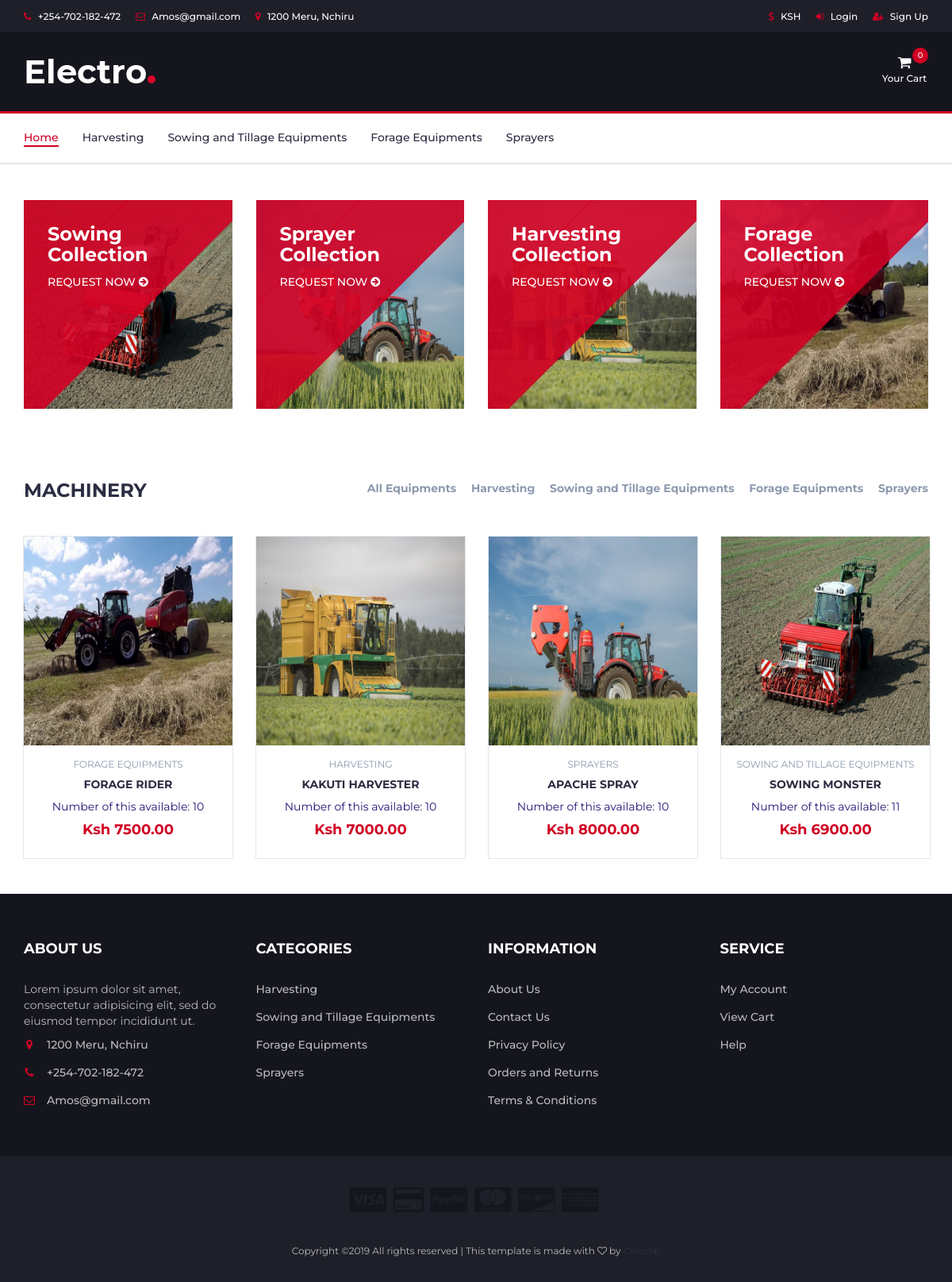
The page / on the database its author committed.
### machine/models.py (models this page shows, shortened)
class Machine(models.Model):
    category = models.ForeignKey(Category, related_name='machines', on_delete=models.CASCADE)
    name = models.CharField(max_length=50)
    slug = models.SlugField(unique_for_date='created')
    created = models.DateTimeField(auto_now_add=True)
    modified = models.DateTimeField(auto_now=True)
    image = models.ImageField(upload_to='images/%Y/%m/%d')
    price = models.DecimalField(max_digits=6, decimal_places=2)
    available = models.BooleanField(default=True)
    stock = models.IntegerField(default=10)
    class Meta:
        ordering = ('?',)

class Category(models.Model):
    name = models.CharField(max_length=50)
    slug = models.SlugField()
    class Meta:
        verbose_name_plural = 'categories'
    def __str__(self):
        return self.name
    def get_absolute_url(self):
        return reverse('machine:product_list_by_category', args=[self.slug])

### machine/views.py (the view)
# urls.py: re_path(r'^$', views.product_list, name='product_list'),
def product_list(request, category_slug=None):
    category = None
    harvest = Category.objects.get(name='Harvesting')
    sowing = Category.objects.get(name='Sowing and Tillage Equipments')
    forage = Category.objects.get(name='Forage Equipments')
    sprayers = Category.objects.get(name='Sprayers')
    categories = Category.objects.all()
    products = Machine.objects.filter(available=True)
    if category_slug:
        category = get_object_or_404(Category, slug=category_slug)
        products = products.filter(category=category)
    paginator = Paginator(products, 12)
    page = request.GET.get('page')
    try:
        products = paginator.page(page)
    except PageNotAnInteger:
        products = paginator.page(1)
    except EmptyPage:
        products = paginator.page(paginator.num_pages)
    cart_product_form = CartAddProductForm()
    return render(request, 'machine/list.html', {'category': category,
                                                 'categories': categories,
                                                 'page': page,
                                                 'products': products,
                                                 'sowing': sowing,
                                                 'harvest': harvest,
                                                 'forage': forage,
                                                 'sprayers': sprayers,
                                                 'cart_product_form': cart_product_form
                                                 })

### cart/cart.py (called while the page is built)
    def __len__(self):
        return sum(item['quantity'] for item in self.cart.values())

    def get_total_price(self):
        return sum(Decimal(item['price']) * item['quantity'] for item in self.cart.values())

### cart/context_processors.py (called while the page is built)
def cart(request):
    return {'cart': Cart(request)}

### machine/templates/machine/list.html (shortened to what this page needs)
{% extends 'machine/base.html' %}
{% block body %}
{% load static %}
<div class="section">
    <div class="container">
        <div class="row">
            <div class="col-md-3 col-xs-5">
                <div class="shop">
                    <div class="shop-img">
                        <img src="{% static 'machine/img/sowing.jpg' %}" alt="">
                    </div>
                    <div class="shop-body">
                        <h3>Sowing<br>Collection</h3>
                        <a href="#" class="cta-btn">Request now <i class="fa fa-arrow-circle-right"></i></a>
                    </div>
                </div>
            </div>
            <div class="col-md-3 col-xs-5">
                <div class="shop">
                    <div class="shop-img">
                        <img src="{% static 'machine/img/sprayer.jpg' %}" alt="">
                    </div>
                    <div class="shop-body">
                        <h3>Sprayer<br>Collection</h3>
                        <a href="#" class="cta-btn">Request now <i class="fa fa-arrow-circle-right"></i></a>
                    </div>
                </div>
            </div>
            <div class="col-md-3 col-xs-5">
                <div class="shop">
                    <div class="shop-img">
                        <img src="{% static 'machine/img/harvest.jpg' %}" alt="">
                    </div>
                    <div class="shop-body">
                        <h3>Harvesting<br>Collection</h3>
                        <a href="#" class="cta-btn">Request now <i class="fa fa-arrow-circle-right"></i></a>
                    </div>
                </div>
            </div>
            <div class="col-md-3 col-xs-5">
                <div class="shop">
                    <div class="shop-img">
                        <img src="{% static 'machine/img/forage.jpg' %}" alt="">
                    </div>
                    <div class="shop-body">
                        <h3>Forage<br>Collection</h3>
                        <a href="#" class="cta-btn">Request now <i class="fa fa-arrow-circle-right"></i></a>
                    </div>
                </div>
            </div>
        </div>
    </div>
</div>
<div class="section">
    <div class="container">
        <div class="row">
            <div class="col-md-12">
                <div class="section-title">
                    <h3 class="title">{% if category %}{{category.name}}{% else %} Machinery{% endif %}</h3>
                    <div class="section-nav">
                        <ul class="section-tab-nav tab-nav">
                            <li><a href="{% url 'machine:product_list' %}">All Equipments</a></li>
                            <li><a href="{{harvest.get_absolute_url }}">Harvesting</a></li>
                            <li><a href="{{sowing.get_absolute_url }}">Sowing and Tillage Equipments</a></li>
                            <li><a href="{{forage.get_absolute_url }}">Forage Equipments</a></li>
                            <li><a href="{{sprayers.get_absolute_url }}">Sprayers</a></li>
                        </ul>
                    </div>
                </div>
            </div>
            <div class="col-md-12">
                <div class="row">
                    <div class="products-tabs">
                        <div id="tab1" class="tab-pane active">
                            <div class="products-slick" data-nav="#slick-nav-1">
                                {% for product in products %}
                                <div class="product">
                                    <div class="product-img">
                                        <img src="{{product.image.url}}" alt="">
                                    </div>
                                    <div class="product-body">
                                        <p class="product-category">{{product.category}}</p>
                                        <h3 class="product-name"><a href="#">{{product.name}}</a></h3>
                                        <p style="color:#1e1575">Number of this available: {{product.stock}}</p>
                                        <h4 class="product-price">
                                            Ksh {{product.price}}
                                        </h4>
                                    </div>
                                    <div class="add-to-cart">
                                        {% if product.stock > 0 %}
                                        <form action="{% url 'cart:cart_add' product.id %}" method="post">
                                            {{ cart_product_form }}
                                        </form>
                                        {% endif %}
                                    </div>
                                </div>
                                {% endfor %}
                            </div>
                        </div>
                    </div>
                </div>
            </div>
        </div>
    </div>
</div>
{% endblock %}

### machine/templates/machine/base.html (shortened to what this page needs)
<!DOCTYPE html>
<html lang="en">
	<head>
		{% load static %}
		<link type="text/css" rel="stylesheet" href="{% static 'machine/css/bootstrap.min.css' %}"/>
		<link type="text/css" rel="stylesheet" href="{% static 'machine/css/slick.css' %}"/>
		<link type="text/css" rel="stylesheet" href="{% static 'machine/css/slick-theme.css' %}"/>
		<link type="text/css" rel="stylesheet" href="{% static 'machine/css/nouislider.min.css' %}"/>
		<link rel="stylesheet" href="{% static 'machine/css/font-awesome.min.css' %}">
		<link type="text/css" rel="stylesheet" href="{% static 'machine/css/style.css' %}"/>
    </head>
	<body>
		<header>
			<div id="top-header">
				<div class="container">
					<ul class="header-links pull-left">
						<li><a href="#"><i class="fa fa-phone"></i> +254-702-182-472</a></li>
						<li><a href="#"><i class="fa fa-envelope-o"></i> Amos@gmail.com</a></li>
						<li><a href="#"><i class="fa fa-map-marker"></i> 1200 Meru, Nchiru</a></li>
					</ul>
					<ul class="header-links pull-right">
						<li><a href="#"><i class="fa fa-dollar"></i> KSH</a></li>
						{% if request.user.is_authenticated %}
						<li><a>Hello {{request.user.username}}</a></li>
						<li><a href="{% url 'account:dashboard' %}"><i class="fa fa-user-o"></i> My Account</a></li>
						<li><a href="{% url 'logout' %}"><i class="fa fa-sign-out"></i> Logout</a></li>
						{% else %}
						<li><a href="{% url 'login' %}"><i class="fa fa-sign-in"></i> Login</a></li>
						<li><a href="{% url 'account:register' %}"><i class="fa fa-user-plus"></i> Sign Up</a></li>
						{% endif %}
					</ul>
				</div>
			</div>
			<div id="header">
				<div class="container">
					<div class="row">
						<div class="col-md-3">
							<div class="header-logo">
								<a href="{% url 'machine:product_list' %}" class="logo">
									<img src="{% static 'machine/img/logo.png' %}" alt="">
								</a>
							</div>
						</div>
						<div class="col-md-offset-7 clearfix">
							<div class="header-ctn">
								{% with total_items=cart|length %}
								<div class="dropdown">
									{% if cart|length > 0 %}
									<a class="dropdown-toggle" data-toggle="dropdown" aria-expanded="true">
										<i class="fa fa-shopping-cart"></i>
										<span>Your Cart</span>
										<div class="qty">{{ total_items }}</div>
									</a>
									{% else %}
									<a class="dropdown-toggle" data-toggle="dropdown" aria-expanded="true">
										<i class="fa fa-shopping-cart"></i>
										<span>Your Cart</span>
										<div class="qty">0</div>
									</a>
									{% endif %}
									{% endwith %}
								</div>
							</div>
						</div>
					</div>
				</div>
			</div>
		</header>
		<nav id="navigation">
			<div class="container">
				<div id="responsive-nav">
					<ul class="main-nav nav navbar-nav">
						<li class="active"><a href="{% url 'machine:product_list' %}">Home</a></li>
						<li><a href="{{harvest.get_absolute_url }}">Harvesting</a></li>
						<li><a href="{{sowing.get_absolute_url }}">Sowing and Tillage Equipments</a></li>
						<li><a href="{{forage.get_absolute_url }}">Forage Equipments</a></li>
						<li><a href="{{sprayers.get_absolute_url }}">Sprayers</a></li>
					</ul>
				</div>
			</div>
		</nav>
		{% block body %}
		{% endblock %}
		<footer id="footer">
			<div class="section">
				<div class="container">
					<div class="row">
						<div class="col-md-3 col-xs-6">
							<div class="footer">
								<h3 class="footer-title">About Us</h3>
								<p>Lorem ipsum dolor sit amet, consectetur adipisicing elit, sed do eiusmod tempor incididunt ut.</p>
								<ul class="footer-links">
									<li><a href="#"><i class="fa fa-map-marker"></i>1200 Meru, Nchiru</a></li>
									<li><a href="#"><i class="fa fa-phone"></i>+254-702-182-472</a></li>
									<li><a href="#"><i class="fa fa-envelope-o"></i>Amos@gmail.com</a></li>
								</ul>
							</div>
						</div>
						<div class="col-md-3 col-xs-6">
							<div class="footer">
								<h3 class="footer-title">Categories</h3>
								<ul class="footer-links">
									<li><a href="#">Harvesting</a></li>
									<li><a href="#">Sowing and Tillage Equipments</a></li>
									<li><a href="#">Forage Equipments</a></li>
									<li><a href="#">Sprayers</a></li>
								</ul>
							</div>
						</div>
						<div class="col-md-3 col-xs-6">
							<div class="footer">
								<h3 class="footer-title">Information</h3>
								<ul class="footer-links">
									<li><a href="#">About Us</a></li>
									<li><a href="#">Contact Us</a></li>
									<li><a href="#">Privacy Policy</a></li>
									<li><a href="#">Orders and Returns</a></li>
									<li><a href="#">Terms & Conditions</a></li>
								</ul>
							</div>
						</div>
						<div class="col-md-3 col-xs-6">
							<div class="footer">
								<h3 class="footer-title">Service</h3>
								<ul class="footer-links">
									<li><a href="#">My Account</a></li>
									<li><a href="#">View Cart</a></li>
									<li><a href="#">Help</a></li>
								</ul>
							</div>
						</div>
					</div>
				</div>
			</div>
			<div id="bottom-footer" class="section">
				<div class="container">
					<div class="row">
						<div class="col-md-12 text-center">
							<ul class="footer-payments">
								<li><a href="#"><i class="fa fa-cc-visa"></i></a></li>
								<li><a href="#"><i class="fa fa-credit-card"></i></a></li>
								<li><a href="#"><i class="fa fa-cc-paypal"></i></a></li>
								<li><a href="#"><i class="fa fa-cc-mastercard"></i></a></li>
								<li><a href="#"><i class="fa fa-cc-discover"></i></a></li>
								<li><a href="#"><i class="fa fa-cc-amex"></i></a></li>
							</ul>
							<span class="copyright">
								Copyright &copy;<script>document.write(new Date().getFullYear());</script> All rights reserved | This template is made with <i class="fa fa-heart-o" aria-hidden="true"></i> by <a href="https://colorlib.com" target="_blank">Colorlib</a>
							</span>
						</div>
					</div>
				</div>
			</div>
		</footer>
		{% load static %}
	</body>
</html>

### rows shown on the page
Machine: image (picture), category "FORAGE EQUIPMENTS", name "FORAGE RIDER", stock "10", price "7500.00"
Machine: image (picture), category "HARVESTING", name "KAKUTI HARVESTER", stock "10", price "7000.00"
Machine: image (picture), category "SPRAYERS", name "APACHE SPRAY", stock "10", price "8000.00"
Machine: image (picture), category "SOWING AND TILLAGE EQUIPMENTS", name "SOWING MONSTER", stock "11", price "6900.00"
